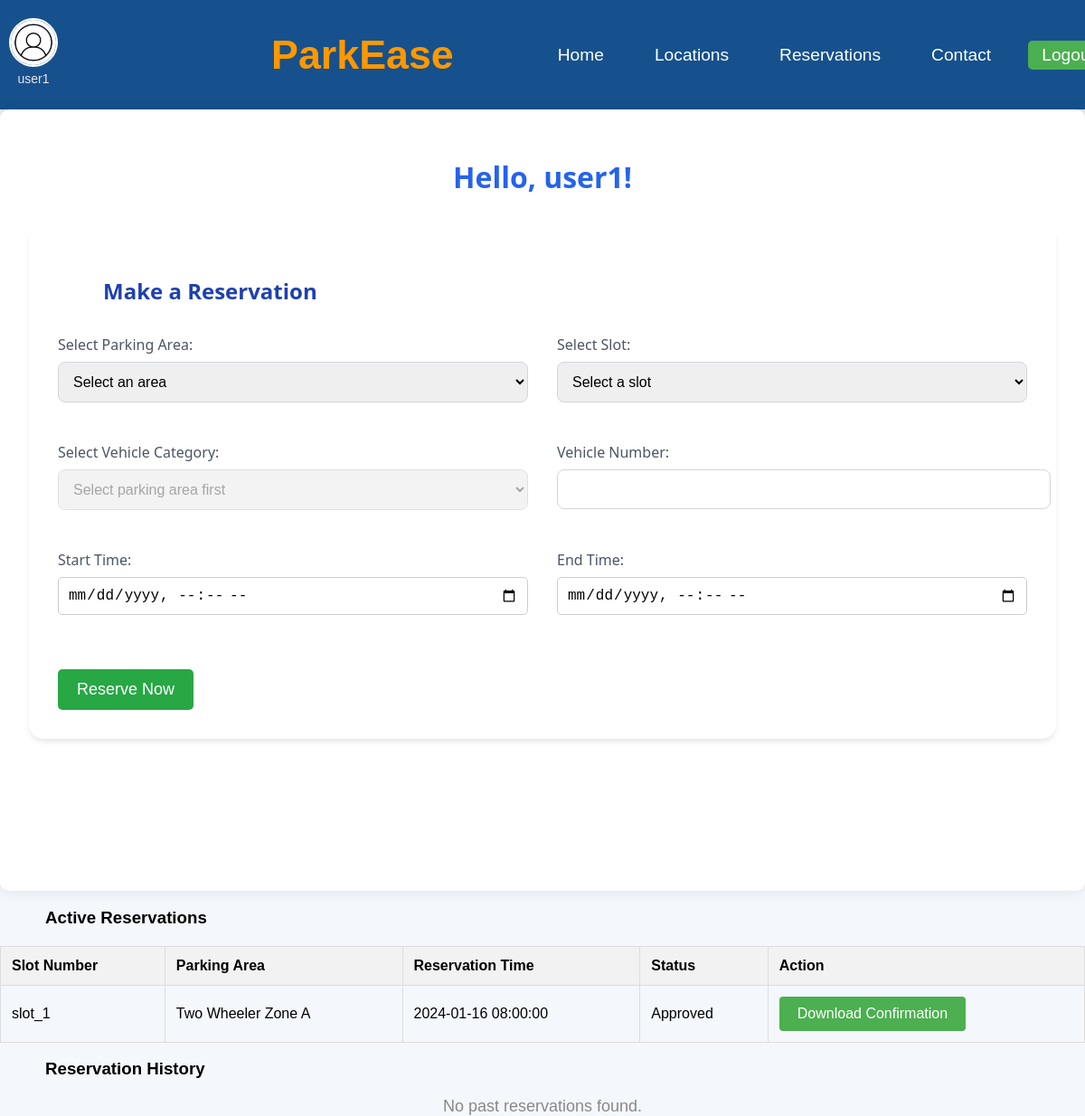
Screenshot of /user/reservation.php (signed in) with the database file from the repository.
### tables this page shows
CREATE TABLE Reservations (
    reservation_id INT AUTO_INCREMENT PRIMARY KEY,
    user_id INT NOT NULL,
    area_id INT NOT NULL,
    slot_number INT NOT NULL,
    start_time DATETIME NOT NULL,
    end_time DATETIME NOT NULL,
    status ENUM('Pending','Approved','Declined','Cancelled','Expired','Completed') DEFAULT 'Pending',
    late_notification_sent BOOLEAN DEFAULT FALSE,
    vehicle_status ENUM('IN', 'OUT') DEFAULT 'OUT',
    created_at TIMESTAMP DEFAULT CURRENT_TIMESTAMP,
    vehicle_id INT,
    FOREIGN KEY (user_id) REFERENCES Users(user_id) ON DELETE CASCADE,
    FOREIGN KEY (area_id) REFERENCES parking_areas(area_id) ON DELETE CASCADE
);

CREATE TABLE slots (
    slot_id INT AUTO_INCREMENT PRIMARY KEY,
    parking_area_id INT NOT NULL,
    slot_name VARCHAR(10) NOT NULL,
    is_reserved BOOLEAN DEFAULT FALSE,
    small_vehicles_count INT DEFAULT 0,
    max_small_vehicles INT DEFAULT 3,
    FOREIGN KEY (parking_area_id) REFERENCES parking_areas(area_id) ON DELETE CASCADE
);

CREATE TABLE parking_areas (
    area_id INT AUTO_INCREMENT PRIMARY KEY,
    area_name VARCHAR(100) NOT NULL,
    total_slots INT NOT NULL,
    reserved_slots INT DEFAULT 0,
    available_slots INT NOT NULL,
    map_iframe_url TEXT,
    type_id INT NOT NULL,
    created_at TIMESTAMP DEFAULT CURRENT_TIMESTAMP,
    FOREIGN KEY (type_id) REFERENCES vehicle_types(type_id) ON DELETE CASCADE
);

### user/reservation.php (the view, shortened to what this page needs)
<?php
include('../includes/header.php');
$user_id = $_SESSION['user_id'];
$active_query = "SELECT r.reservation_id,s.slot_name, r.slot_number, p.area_name, r.start_time, r.end_time, r.status
                 FROM Reservations r
                 JOIN parking_areas p ON r.area_id = p.area_id
                 JOIN slots s on r.slot_number = s.slot_id
                 WHERE r.user_id = ? AND r.status IN ('Pending', 'Approved')";
$stmt_active = mysqli_prepare($connect, $active_query);
mysqli_stmt_bind_param($stmt_active, 'i', $user_id);
mysqli_stmt_execute($stmt_active);
$active_reservations = mysqli_stmt_get_result($stmt_active);
$history_query = "SELECT r.slot_number,s.slot_name, p.area_name, r.start_time, r.end_time, r.status
                  FROM Reservations r
                  JOIN parking_areas p ON r.area_id = p.area_id
                  JOIN slots s on r.slot_number = s.slot_id
                  WHERE r.user_id = ? AND r.status NOT IN ('Pending', 'Approved')";
$stmt_history = mysqli_prepare($connect, $history_query);
mysqli_stmt_bind_param($stmt_history, 'i', $user_id);
mysqli_stmt_execute($stmt_history);
$reservation_history = mysqli_stmt_get_result($stmt_history);
?>
<!DOCTYPE html>
<html lang="en">
<head>
    <link rel="stylesheet" href="../css/style.css">
</head>
<body>
<div class="container">
        <div class="username-container">
            <h1>Hello, <?= htmlspecialchars($_SESSION['user_name']) ?>!</h1>
        </div>
        <div class="reservation-form">
            <h3>Make a Reservation</h3>
            <form method="POST" id="reservationForm">
                <div class="form-row">
    <div class="form-group">
        <label for="area_id">Select Parking Area:</label>
        <select name="area_id" id="area_id" required>
            <option value="" disabled selected>Select an area</option>
        </select>
    </div>
    <div class="form-group">
        <label for="slot_id">Select Slot:</label>
        <select name="slot_id" id="slot_id" required>
            <option value="" disabled selected>Select a slot</option>
        </select>
    </div>
</div>
<div class="form-row">
    <div class="form-group">
        <label for="vehicle_type">Select Vehicle Category:</label>
        <select name="vehicle_type" id="vehicle_type" required disabled>
            <option value="" disabled selected>Select parking area first</option>
        </select>
    </div>
    <div class="form-group">
        <label for="vehicle_number">Vehicle Number:</label>
        <input type="text" name="vehicle_number" id="vehicle_number" required>
    </div>
</div>
                <div class="form-row">
                    <div class="form-group">
                        <label for="start_time">Start Time:</label>
                        <input type="datetime-local" name="start_time" id="start_time" required>
                    </div>
                    <div class="form-group">
                        <label for="end_time">End Time:</label>
                        <input type="datetime-local" name="end_time" id="end_time" required>
                    </div>
                </div>
                <div class="btn-container">
                    <button type="submit" name="reserve" class="btn btn-primary">Reserve Now</button>
                </div>
            </form>
        </div>
    </div>
        <div class="reservation-section">
            <h3>Active Reservations</h3>
            <?php if (mysqli_num_rows($active_reservations) > 0): ?>
                <table>
                    <thead>
                        <tr>
                            <th>Slot Number</th>
                            <th>Parking Area</th>
                            <th>Reservation Time</th>
                            <th>Status</th>
                            <th>Action</th>
                        </tr>
                    </thead>
                    <tbody>
                        <?php while ($row = mysqli_fetch_assoc($active_reservations)): ?>
                            <tr>
                                <td><?= ($row['slot_name']) ?></td>
                                <td><?= htmlspecialchars($row['area_name']) ?></td>
                                <td><?= htmlspecialchars($row['start_time']) ?></td>
                                <td><?= htmlspecialchars($row['status']) ?></td>
                <td>
                    <?php if ($row['status'] == 'Pending'): ?>
                        <a href="./edit_reservation.php?action=edit&reservation_id=<?= $row['reservation_id'] ?>" class="btn btn-edit">Edit</a>
                        <a href="./reservation.php?action=cancel&reservation_id=<?= $row['reservation_id'] ?>" class="btn btn-danger" onclick="return confirm('Are you sure you want to cancel this reservation?');">Cancel</a>
                    <?php elseif ($row['status'] == 'Approved'): ?>
                        <a href="generate_confirmation.php?reservation_id=<?= $row['reservation_id'] ?>" class="btn btn-success" target="_blank">Download Confirmation</a>
                    <?php endif; ?>
                </td>
                            </tr>
                        <?php endwhile; ?>
                    </tbody>
                </table>
            <?php else: ?>
                <p class="no-data">No active reservations found.</p>
            <?php endif; ?>
        </div>
        <div class="history-section">
            <h3>Reservation History</h3>
            <?php if (mysqli_num_rows($reservation_history) > 0): ?>
                <table>
                    <thead>
                        <tr>
                            <th>Slot Number</th>
                            <th>Parking Area</th>
                            <th>Start Time</th>
                            <th>End Time</th>
                            <th>Status</th>
                        </tr>
                    </thead>
                    <tbody>
                        <?php while ($row = mysqli_fetch_assoc($reservation_history)): ?>
                            <tr>
                                <td><?= htmlspecialchars($row['slot_name']) ?></td>
                                <td><?= htmlspecialchars($row['area_name']) ?></td>
                                <td><?= htmlspecialchars($row['start_time']) ?></td>
                                <td><?= htmlspecialchars($row['end_time']) ?></td>
                                <td><?= htmlspecialchars($row['status']) ?></td>
                            </tr>
                        <?php endwhile; ?>
                    </tbody>
                </table>
            <?php else: ?>
                <p class="no-data">No past reservations found.</p>
            <?php endif; ?>
        </div>
    </body>
    </html>

### css/style.css (style rules this page uses)
body, html { margin: 0; padding: 0; font-family: Arial, sans-serif; background-color: #f9f9f9; }
.container { display: flex; flex-direction: column; min-height: 100vh; }
.btn { padding: 10px 15px; background: #4CAF50; color: white; font-size: 16px; border: none; border-radius: 5px; cursor: pointer; }
body { font-family: Arial, sans-serif; background-color: #f4f7fc; margin: 0; padding: 0; }
.container { max-width: 1200px; margin: 20px auto; padding: 20px; background-color: #fff; border-radius: 10px; box-shadow: 0 0 15px rgba(0, 0, 0, 0.1); }
.container { max-width: 1200px; margin: 0 auto; padding: 2rem; font-family: system-ui, -apple-system, sans-serif; }
.username-container h1 { color: #2563eb; font-size: 2rem; margin-bottom: 2rem; }
.reservation-form { background-color: white; padding: 2rem; border-radius: 1rem; box-shadow: 0 4px 6px -1px rgb(0 0 0 / 0.1); }
.reservation-form h3 { color: #1e40af; margin-bottom: 2rem; font-size: 1.5rem; }
.form-row { display: flex; gap: 2rem; margin-bottom: 1.5rem; }
.form-group { flex: 1; }
.form-group label { display: block; margin-bottom: 0.5rem; color: #4b5563; font-weight: 500; }
.form-group select, .form-group input { width: 100%; padding: 0.75rem; border: 1px solid #d1d5db; border-radius: 0.5rem; font-size: 1rem; transition: border-color 0.2s; }
.btn-container { display: flex; justify-content: flex-start; margin-top: 1rem; }
.btn-primary { background-color: #2563eb; color: white; padding: 0.75rem 2rem; border: none; border-radius: 0.5rem; font-size: 1rem; font-weight: 500; cursor: pointer; transition: background-color 0.2s; min-width: 150px; }
table { width: 100%; border-collapse: collapse; margin-top: 20px; }
table th, table td { padding: 12px; text-align: left; border: 1px solid #ddd; }
table th { background-color: #f2f2f2; }
.username-container { text-align: center; margin-bottom: 0%; }
h3 { margin-left: 50px; align-items: center; }
.btn { padding: 10px 20px; font-size: 16px; cursor: pointer; border: none; border-radius: 5px; transition: background-color 0.3s ease; display: inline-block; text-decoration: none; }
.no-data { text-align: center; font-size: 18px; color: #888; margin-top: 20px; }
form { display: flex; flex-direction: column; gap: 20px; }
label { font-size: 16px; font-weight: bold; color: #333; }
input[type="number"], input[type="datetime-local"], select { padding: 10px; font-size: 16px; border: 1px solid #ccc; border-radius: 5px; width: 100%; box-sizing: border-box; }
button[type="submit"] { padding: 12px; font-size: 18px; background-color: #28a745; color: white; border: none; border-radius: 5px; cursor: pointer; transition: background-color 0.3s ease; }
h1 { text-align: center; }
.btn { display: inline-block; padding: 10px 20px; background: #4CAF50; color: white; text-decoration: none; border-radius: 4px; }
p { margin: 0; color: #444; }

### rows the page displays
reservations: slots.slot_name "slot_1", area.area_name "Two Wheeler Zone A", start_time "2024-01-16 08:00:00", status "Approved"

### other values shown
$userName "user1"
$_SESSION['user_name'] "user1"
